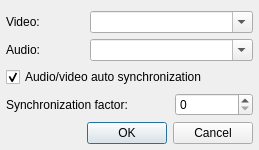
<?xml version="1.0" encoding="UTF-8"?>
<ui version="4.0">
 <class>SettingsDialog</class>
 <widget class="QDialog" name="SettingsDialog">
  <property name="geometry">
   <rect>
    <x>0</x>
    <y>0</y>
    <width>259</width>
    <height>143</height>
   </rect>
  </property>
  <property name="windowTitle">
   <string>MPlayer Settings</string>
  </property>
  <layout class="QGridLayout" name="gridLayout">
   <property name="leftMargin">
    <number>6</number>
   </property>
   <property name="rightMargin">
    <number>6</number>
   </property>
   <property name="bottomMargin">
    <number>6</number>
   </property>
   <item row="0" column="0">
    <widget class="QLabel" name="label">
     <property name="text">
      <string>Video:</string>
     </property>
    </widget>
   </item>
   <item row="0" column="1" colspan="2">
    <widget class="QComboBox" name="videoComboBox">
     <property name="editable">
      <bool>true</bool>
     </property>
    </widget>
   </item>
   <item row="1" column="0">
    <widget class="QLabel" name="label_2">
     <property name="text">
      <string>Audio:</string>
     </property>
    </widget>
   </item>
   <item row="1" column="1" colspan="2">
    <widget class="QComboBox" name="audioComboBox">
     <property name="editable">
      <bool>true</bool>
     </property>
    </widget>
   </item>
   <item row="2" column="0" colspan="3">
    <widget class="QCheckBox" name="autoSyncCheckBox">
     <property name="text">
      <string>Audio/video auto synchronization</string>
     </property>
     <property name="checked">
      <bool>true</bool>
     </property>
    </widget>
   </item>
   <item row="3" column="0" colspan="2">
    <widget class="QLabel" name="label_3">
     <property name="text">
      <string>Synchronization factor:</string>
     </property>
    </widget>
   </item>
   <item row="3" column="2">
    <widget class="QSpinBox" name="syncFactorSpinBox">
     <property name="minimum">
      <number>0</number>
     </property>
     <property name="maximum">
      <number>999</number>
     </property>
    </widget>
   </item>
   <item row="4" column="0" colspan="3">
    <widget class="QDialogButtonBox" name="buttonBox">
     <property name="standardButtons">
      <set>QDialogButtonBox::Cancel|QDialogButtonBox::Ok</set>
     </property>
    </widget>
   </item>
  </layout>
 </widget>
 <resources/>
 <connections>
  <connection>
   <sender>buttonBox</sender>
   <signal>accepted()</signal>
   <receiver>SettingsDialog</receiver>
   <slot>accept()</slot>
   <hints>
    <hint type="sourcelabel">
     <x>205</x>
     <y>136</y>
    </hint>
    <hint type="destinationlabel">
     <x>20</x>
     <y>76</y>
    </hint>
   </hints>
  </connection>
  <connection>
   <sender>buttonBox</sender>
   <signal>rejected()</signal>
   <receiver>SettingsDialog</receiver>
   <slot>reject()</slot>
   <hints>
    <hint type="sourcelabel">
     <x>208</x>
     <y>136</y>
    </hint>
    <hint type="destinationlabel">
     <x>40</x>
     <y>81</y>
    </hint>
   </hints>
  </connection>
  <connection>
   <sender>autoSyncCheckBox</sender>
   <signal>toggled(bool)</signal>
   <receiver>syncFactorSpinBox</receiver>
   <slot>setEnabled(bool)</slot>
   <hints>
    <hint type="sourcelabel">
     <x>216</x>
     <y>67</y>
    </hint>
    <hint type="destinationlabel">
     <x>237</x>
     <y>96</y>
    </hint>
   </hints>
  </connection>
 </connections>
</ui>
